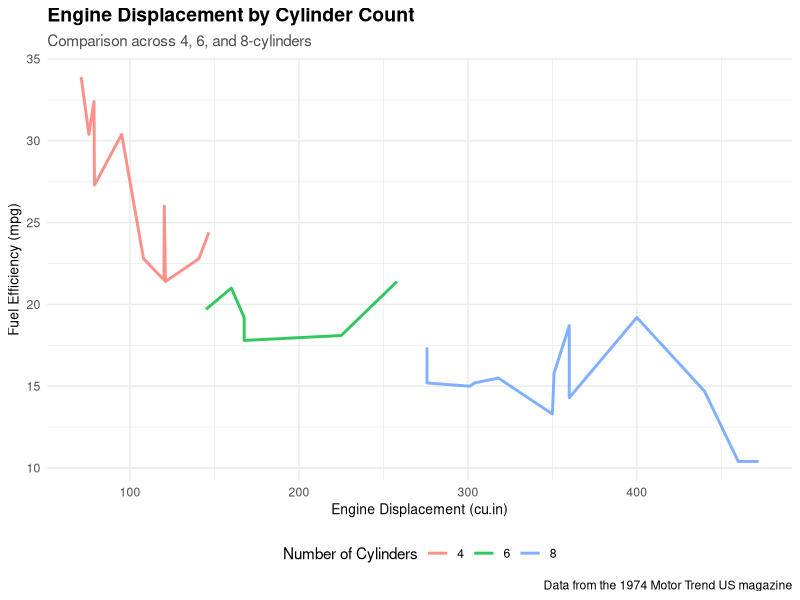

R code for this plot:
# graded12.R
# Tiffany Agosto-Martinez
# 11/24/2026
# Using ggplot2 to create a line chart between (disp) and (mpg) in mtcars data

# Load the required library
library(ggplot2)

# Load mtcars dataset
data("mtcars")

# Use ggplot() to setup base for line plot w/ layers for an informative visual
fuel_plot <- ggplot(mtcars, 
                    aes(x = disp, y = mpg,
                        group = factor(cyl),
                        color = factor(cyl))
                    ) +
                      geom_line(alpha = 0.8, linewidth = 1) +
                      scale_color_discrete(name = "Number of Cylinders") +
                      labs(
                        title = "Engine Displacement by Cylinder Count",
                        subtitle = "Comparison across 4, 6, and 8-cylinders",
                        x = "Engine Displacement (cu.in)",
                        y = "Fuel Efficiency (mpg)",
                        caption = "Data from the 1974 Motor Trend US magazine"
                    ) + 
                      theme_minimal() + 
                      theme(
                        legend.position = "bottom",
                        plot.title = element_text(size = 14, face = "bold"),
                        plot.subtitle = element_text(size = 11, 
                                                     color = "gray30"),
                        axis.title = element_text(size = 10)
                      )

# Display the newly made line plot
print(fuel_plot)
